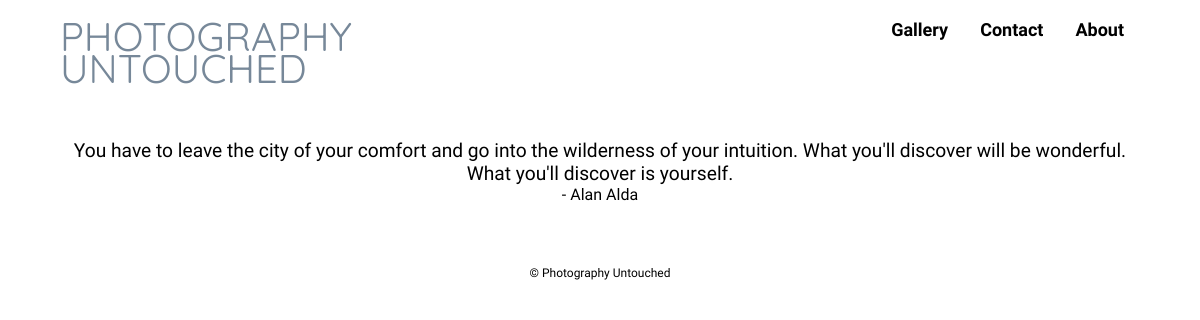
The page /city/ on the database as committed earlier.
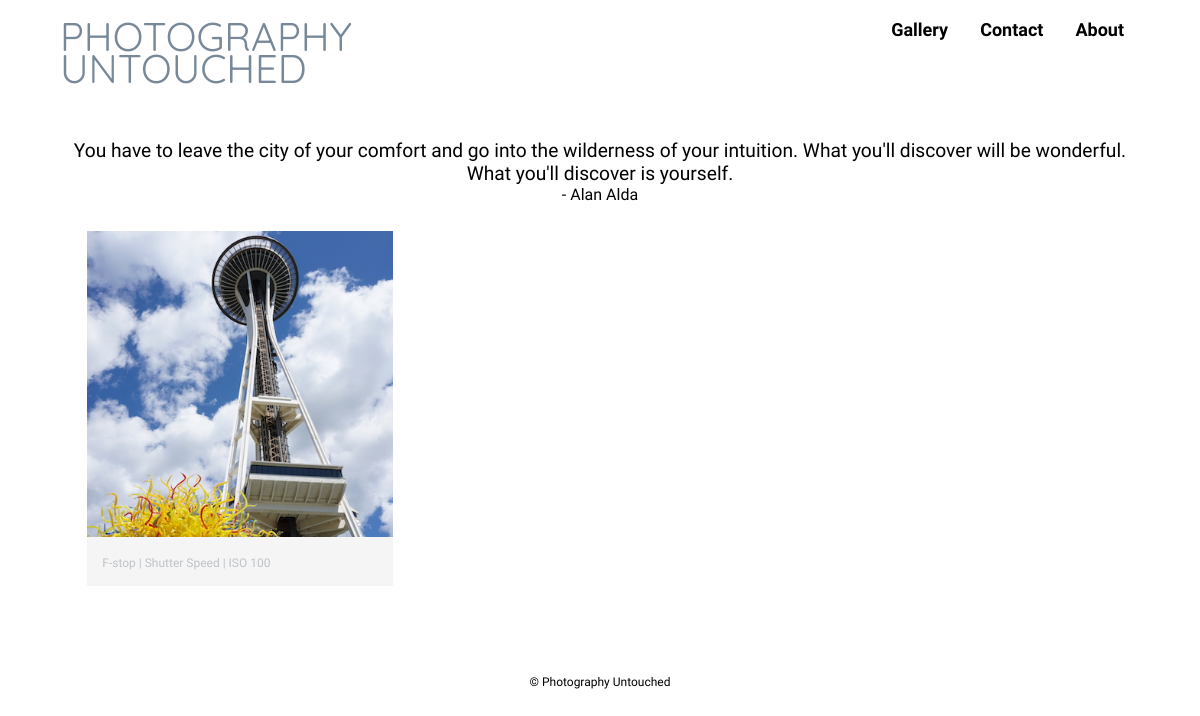
The same page on the database as committed later.
### photos/models.py (models this page shows, shortened)
class Photo(models.Model):
    title = models.CharField(max_length=200)
    width = models.IntegerField(default=400)
    height = models.IntegerField(default=400)
    image = models.ImageField(null=False, blank=False, width_field="width", height_field="height")
    description = models.CharField(max_length=400, default='F-stop | Shutter Speed | ISO')
    category = models.CharField(max_length=1, default='', blank=False, choices=categories)
    location = models.CharField(max_length=200, default='')
    city = models.CharField(max_length=200, default='')
    timestamp = models.DateTimeField(auto_now_add=True, auto_now=False)
    class Meta:
        ordering = ["timestamp"]

### photos/views.py (the view)
# urls.py: url(r'^city/', city, name='city'),
def city(request):
    queryset = Photo.objects.filter(category='C')
    context = {
        "photos": queryset,
    }
    return render(request, "city.html", context)

### photography_untouched/templates/city.html (shortened to what this page needs)
{% extends "base.html" %}
{% block content %}
      <header>
        <a href="{% url 'index' %}" id="logo">
          <h1 class = "title">PHOTOGRAPHY UNTOUCHED</h1>
        </a>
        <nav>
          <ul>
            <li><a href="{% url 'about' %}">About</a></li>
            <li><a href="{% url 'contact' %}">Contact</a></li>
            <li class="dropdown"><a href="{% url 'gallery' %}" class="dropbtn">Gallery</a>
            </li>
          </ul>
        </nav>
      </header>
      <div class="container">
          <q class="quote">You have to leave the city of your comfort and go into the wilderness of your intuition. What you'll discover will be wonderful. What you'll discover is yourself.</q><br><p class ="quoter">- Alan Alda</p>
          <ul id="gallery">
            {% for photo in photos %}
            {% if photo.image %}
            <li><img src='{{ photo.image.url }}'>
            <p>{{ photo.description }}</p></li>
            {% endif %}
            {% endfor %}
          </ul>
      </div>
{% endblock %}

Rows that differ between the two databases and show on the page:
added Photo: image (picture), description "F-stop | Shutter Speed | ISO 100"
